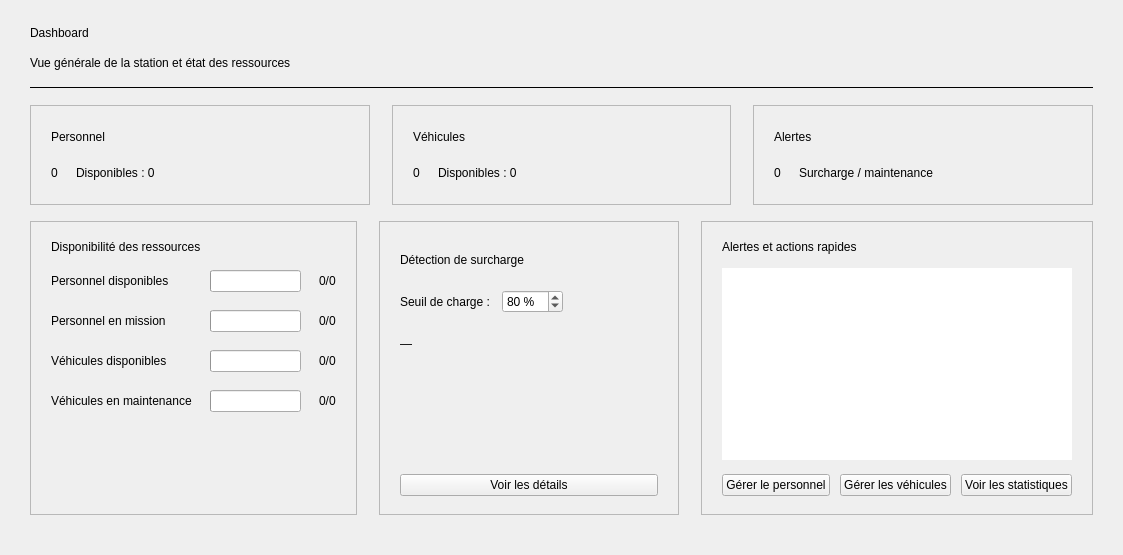
      <widget class="QWidget" name="pageDashboard">
       <layout class="QVBoxLayout" name="verticalLayoutDashboard">
        <property name="spacing">
         <number>16</number>
        </property>
        <property name="leftMargin">
         <number>30</number>
        </property>
        <property name="topMargin">
         <number>26</number>
        </property>
        <property name="rightMargin">
         <number>30</number>
        </property>
        <property name="bottomMargin">
         <number>20</number>
        </property>
        <item>
         <widget class="QLabel" name="labelDashTitle">
          <property name="text">
           <string>Dashboard</string>
          </property>
          <property name="class" stdset="0">
           <string>pageTitle</string>
          </property>
         </widget>
        </item>
        <item>
         <widget class="QLabel" name="labelDashSubtitle">
          <property name="text">
           <string>Vue générale de la station et état des ressources</string>
          </property>
          <property name="class" stdset="0">
           <string>pageSubtitle</string>
          </property>
         </widget>
        </item>
        <item>
         <widget class="QFrame" name="lineDash">
          <property name="frameShape">
           <enum>QFrame::HLine</enum>
          </property>
          <property name="frameShadow">
           <enum>QFrame::Plain</enum>
          </property>
          <property name="class" stdset="0">
           <string>separator</string>
          </property>
         </widget>
        </item>
        <item>
         <layout class="QHBoxLayout" name="horizontalLayoutCards">
          <property name="spacing">
           <number>22</number>
          </property>
          <item>
           <widget class="QFrame" name="cardPersonnel">
            <property name="class" stdset="0">
             <string>card</string>
            </property>
            <property name="frameShape">
             <enum>QFrame::StyledPanel</enum>
            </property>
            <property name="frameShadow">
             <enum>QFrame::Plain</enum>
            </property>
            <property name="minimumSize">
             <size>
              <width>0</width>
              <height>100</height>
             </size>
            </property>
            <layout class="QVBoxLayout" name="verticalLayoutcardPersonnel">
             <property name="spacing">
              <number>6</number>
             </property>
             <property name="leftMargin">
              <number>20</number>
             </property>
             <property name="topMargin">
              <number>16</number>
             </property>
             <property name="rightMargin">
              <number>20</number>
             </property>
             <property name="bottomMargin">
              <number>16</number>
             </property>
             <item>
              <widget class="QLabel" name="labelcardPersonnelTitle">
               <property name="text">
                <string>Personnel</string>
               </property>
               <property name="class" stdset="0">
                <string>cardSubtitle</string>
               </property>
              </widget>
             </item>
             <item>
              <layout class="QHBoxLayout" name="horizontalLayoutcardPersonnel">
               <property name="spacing">
                <number>18</number>
               </property>
               <item>
                <widget class="QLabel" name="labelNbPersonnel">
                 <property name="text">
                  <string>0</string>
                 </property>
                 <property name="class" stdset="0">
                  <string>bigGreen</string>
                 </property>
                </widget>
               </item>
               <item>
                <widget class="QLabel" name="labelPersonnelDispoDetail">
                 <property name="text">
                  <string>Disponibles : 0</string>
                 </property>
                 <property name="class" stdset="0">
                  <string>cardDetail</string>
                 </property>
                </widget>
               </item>
               <item>
                <spacer name="spacercardPersonnel">
                 <property name="orientation">
                  <enum>Qt::Horizontal</enum>
                 </property>
                 <property name="sizeHint" stdset="0">
                  <size>
                   <width>40</width>
                   <height>20</height>
                  </size>
                 </property>
                </spacer>
               </item>
              </layout>
             </item>
            </layout>
           </widget>
          </item>
          <item>
           <widget class="QFrame" name="cardVehicules">
            <property name="class" stdset="0">
             <string>card</string>
            </property>
            <property name="frameShape">
             <enum>QFrame::StyledPanel</enum>
            </property>
            <property name="frameShadow">
             <enum>QFrame::Plain</enum>
            </property>
            <property name="minimumSize">
             <size>
              <width>0</width>
              <height>100</height>
             </size>
            </property>
            <layout class="QVBoxLayout" name="verticalLayoutcardVehicules">
             <property name="spacing">
              <number>6</number>
             </property>
             <property name="leftMargin">
              <number>20</number>
             </property>
             <property name="topMargin">
              <number>16</number>
             </property>
             <property name="rightMargin">
              <number>20</number>
             </property>
             <property name="bottomMargin">
              <number>16</number>
             </property>
             <item>
              <widget class="QLabel" name="labelcardVehiculesTitle">
               <property name="text">
                <string>Véhicules</string>
               </property>
               <property name="class" stdset="0">
                <string>cardSubtitle</string>
               </property>
              </widget>
             </item>
             <item>
              <layout class="QHBoxLayout" name="horizontalLayoutcardVehicules">
               <property name="spacing">
                <number>18</number>
               </property>
               <item>
                <widget class="QLabel" name="labelNbVehicules">
                 <property name="text">
                  <string>0</string>
                 </property>
                 <property name="class" stdset="0">
                  <string>bigGreen</string>
                 </property>
                </widget>
               </item>
               <item>
                <widget class="QLabel" name="labelVehiculesDispoDetail">
                 <property name="text">
                  <string>Disponibles : 0</string>
                 </property>
                 <property name="class" stdset="0">
                  <string>cardDetail</string>
                 </property>
                </widget>
               </item>
               <item>
                <spacer name="spacercardVehicules">
                 <property name="orientation">
                  <enum>Qt::Horizontal</enum>
                 </property>
                 <property name="sizeHint" stdset="0">
                  <size>
                   <width>40</width>
                   <height>20</height>
                  </size>
                 </property>
                </spacer>
               </item>
              </layout>
             </item>
            </layout>
           </widget>
          </item>
          <item>
           <widget class="QFrame" name="cardAlertes">
            <property name="class" stdset="0">
             <string>card</string>
            </property>
            <property name="frameShape">
             <enum>QFrame::StyledPanel</enum>
            </property>
            <property name="frameShadow">
             <enum>QFrame::Plain</enum>
            </property>
            <property name="minimumSize">
             <size>
              <width>0</width>
              <height>100</height>
             </size>
            </property>
            <layout class="QVBoxLayout" name="verticalLayoutcardAlertes">
             <property name="spacing">
              <number>6</number>
             </property>
             <property name="leftMargin">
              <number>20</number>
             </property>
             <property name="topMargin">
              <number>16</number>
             </property>
             <property name="rightMargin">
              <number>20</number>
             </property>
             <property name="bottomMargin">
              <number>16</number>
             </property>
             <item>
              <widget class="QLabel" name="labelcardAlertesTitle">
               <property name="text">
                <string>Alertes</string>
               </property>
               <property name="class" stdset="0">
                <string>cardSubtitle</string>
               </property>
              </widget>
             </item>
             <item>
              <layout class="QHBoxLayout" name="horizontalLayoutcardAlertes">
               <property name="spacing">
                <number>18</number>
               </property>
               <item>
                <widget class="QLabel" name="labelNbAlertes">
                 <property name="text">
                  <string>0</string>
                 </property>
                 <property name="class" stdset="0">
                  <string>bigRed</string>
                 </property>
                </widget>
               </item>
               <item>
                <widget class="QLabel" name="labelAlertesDetail">
                 <property name="text">
                  <string>Surcharge / maintenance</string>
                 </property>
                 <property name="class" stdset="0">
                  <string>cardDetail</string>
                 </property>
                </widget>
               </item>
               <item>
                <spacer name="spacercardAlertes">
                 <property name="orientation">
                  <enum>Qt::Horizontal</enum>
                 </property>
                 <property name="sizeHint" stdset="0">
                  <size>
                   <width>40</width>
                   <height>20</height>
                  </size>
                 </property>
                </spacer>
               </item>
              </layout>
             </item>
            </layout>
           </widget>
          </item>
         </layout>
        </item>
        <item>
         <layout class="QHBoxLayout" name="horizontalLayoutLower" stretch="1,1">
          <property name="spacing">
           <number>22</number>
          </property>
          <item>
           <widget class="QFrame" name="frameDisponibilite">
            <property name="class" stdset="0">
             <string>card</string>
            </property>
            <property name="frameShape">
             <enum>QFrame::StyledPanel</enum>
            </property>
            <property name="frameShadow">
             <enum>QFrame::Plain</enum>
            </property>
            <layout class="QVBoxLayout" name="verticalLayoutDispo">
             <property name="spacing">
              <number>16</number>
             </property>
             <property name="leftMargin">
              <number>20</number>
             </property>
             <property name="topMargin">
              <number>18</number>
             </property>
             <property name="rightMargin">
              <number>20</number>
             </property>
             <property name="bottomMargin">
              <number>18</number>
             </property>
             <item>
              <widget class="QLabel" name="labelDispoTitle">
               <property name="text">
                <string>Disponibilité des ressources</string>
               </property>
               <property name="class" stdset="0">
                <string>cardTitle</string>
               </property>
              </widget>
             </item>
             <item>
              <layout class="QGridLayout" name="gridLayoutDispo">
               <property name="spacing">
                <number>18</number>
               </property>
               <item row="0" column="0" rowspan="1" colspan="1">
                <widget class="QLabel" name="labelDispoRow0">
                 <property name="text">
                  <string>Personnel disponibles</string>
                 </property>
                </widget>
               </item>
               <item row="0" column="1" rowspan="1" colspan="1">
                <widget class="QProgressBar" name="progressPersonnelDispo">
                 <property name="maximum">
                  <number>100</number>
                 </property>
                 <property name="value">
                  <number>0</number>
                 </property>
                 <property name="textVisible">
                  <bool>false</bool>
                 </property>
                </widget>
               </item>
               <item row="0" column="2" rowspan="1" colspan="1">
                <widget class="QLabel" name="labelPersonnelDispoCount">
                 <property name="text">
                  <string>0/0</string>
                 </property>
                 <property name="class" stdset="0">
                  <string>cardDetail</string>
                 </property>
                </widget>
               </item>
               <item row="1" column="0" rowspan="1" colspan="1">
                <widget class="QLabel" name="labelDispoRow1">
                 <property name="text">
                  <string>Personnel en mission</string>
                 </property>
                </widget>
               </item>
               <item row="1" column="1" rowspan="1" colspan="1">
                <widget class="QProgressBar" name="progressPersonnelMission">
                 <property name="maximum">
                  <number>100</number>
                 </property>
                 <property name="value">
                  <number>0</number>
                 </property>
                 <property name="textVisible">
                  <bool>false</bool>
                 </property>
                </widget>
               </item>
               <item row="1" column="2" rowspan="1" colspan="1">
                <widget class="QLabel" name="labelPersonnelMissionCount">
                 <property name="text">
                  <string>0/0</string>
                 </property>
                 <property name="class" stdset="0">
                  <string>cardDetail</string>
                 </property>
                </widget>
               </item>
               <item row="2" column="0" rowspan="1" colspan="1">
                <widget class="QLabel" name="labelDispoRow2">
                 <property name="text">
                  <string>Véhicules disponibles</string>
                 </property>
                </widget>
               </item>
               <item row="2" column="1" rowspan="1" colspan="1">
                <widget class="QProgressBar" name="progressVehiculesDispo">
                 <property name="maximum">
                  <number>100</number>
                 </property>
                 <property name="value">
                  <number>0</number>
                 </property>
                 <property name="textVisible">
                  <bool>false</bool>
                 </property>
                </widget>
               </item>
               <item row="2" column="2" rowspan="1" colspan="1">
                <widget class="QLabel" name="labelVehiculesDispoCount">
                 <property name="text">
                  <string>0/0</string>
                 </property>
                 <property name="class" stdset="0">
                  <string>cardDetail</string>
                 </property>
                </widget>
               </item>
               <item row="3" column="0" rowspan="1" colspan="1">
                <widget class="QLabel" name="labelDispoRow3">
                 <property name="text">
                  <string>Véhicules en maintenance</string>
                 </property>
                </widget>
               </item>
               <item row="3" column="1" rowspan="1" colspan="1">
                <widget class="QProgressBar" name="progressVehiculesMaint">
                 <property name="maximum">
                  <number>100</number>
                 </property>
                 <property name="value">
                  <number>0</number>
                 </property>
                 <property name="textVisible">
                  <bool>false</bool>
                 </property>
                </widget>
               </item>
               <item row="3" column="2" rowspan="1" colspan="1">
                <widget class="QLabel" name="labelVehiculesMaintCount">
                 <property name="text">
                  <string>0/0</string>
                 </property>
                 <property name="class" stdset="0">
                  <string>cardDetail</string>
                 </property>
                </widget>
               </item>
              </layout>
             </item>
             <item>
              <spacer name="spacerDispo">
               <property name="orientation">
                <enum>Qt::Vertical</enum>
               </property>
               <property name="sizeHint" stdset="0">
                <size>
                 <width>20</width>
                 <height>20</height>
                </size>
               </property>
              </spacer>
             </item>
            </layout>
           </widget>
          </item>
            <item>
             <widget class="QFrame" name="frameSurcharge">
              <property name="class" stdset="0">
               <string>card</string>
              </property>
              <property name="frameShape">
               <enum>QFrame::StyledPanel</enum>
              </property>
              <property name="frameShadow">
               <enum>QFrame::Plain</enum>
              </property>
              <property name="minimumSize">
               <size>
                <width>300</width>
                <height>0</height>
               </size>
              </property>
              <property name="maximumSize">
               <size>
                <width>340</width>
                <height>16777215</height>
               </size>
              </property>
              <layout class="QVBoxLayout" name="verticalLayoutSurcharge">
               <property name="spacing">
                <number>10</number>
               </property>
               <property name="leftMargin">
                <number>20</number>
               </property>
               <property name="topMargin">
                <number>18</number>
               </property>
               <property name="rightMargin">
                <number>20</number>
               </property>
               <property name="bottomMargin">
                <number>18</number>
               </property>
               <item>
                <widget class="QLabel" name="labelSurchargeTitle">
                 <property name="text">
                  <string>Détection de surcharge</string>
                 </property>
                 <property name="class" stdset="0">
                  <string>cardTitle</string>
                 </property>
                </widget>
               </item>
               <item>
                <layout class="QHBoxLayout" name="horizontalLayoutSeuil">
                 <property name="spacing">
                  <number>12</number>
                 </property>
                 <item>
                  <widget class="QLabel" name="labelSeuil">
                   <property name="text">
                    <string>Seuil de charge :</string>
                   </property>
                  </widget>
                 </item>
                 <item>
                  <widget class="QSpinBox" name="spinSeuil">
                   <property name="suffix">
                    <string> %</string>
                   </property>
                   <property name="minimum">
                    <number>10</number>
                   </property>
                   <property name="maximum">
                    <number>100</number>
                   </property>
                   <property name="singleStep">
                    <number>5</number>
                   </property>
                   <property name="value">
                    <number>80</number>
                   </property>
                  </widget>
                 </item>
                 <item>
                  <spacer name="spacerSeuil">
                   <property name="orientation">
                    <enum>Qt::Horizontal</enum>
                   </property>
                   <property name="sizeHint" stdset="0">
                    <size>
                     <width>40</width>
                     <height>20</height>
                    </size>
                   </property>
                  </spacer>
                 </item>
                </layout>
               </item>
               <item>
                <widget class="QLabel" name="labelSurchargeNom">
                 <property name="text">
                  <string>—</string>
                 </property>
                </widget>
               </item>
               <item>
                <widget class="QLabel" name="labelSurchargeCharge">
                 <property name="text">
                  <string/>
                 </property>
                 <property name="class" stdset="0">
                  <string>textDanger</string>
                 </property>
                </widget>
               </item>
               <item>
                <widget class="QLabel" name="labelSurchargeEtat">
                 <property name="text">
                  <string/>
                 </property>
                 <property name="class" stdset="0">
                  <string>textDangerBold</string>
                 </property>
                </widget>
               </item>
               <item>
                <widget class="QPushButton" name="btnDetailsSurcharge">
                 <property name="text">
                  <string>Voir les détails</string>
                 </property>
                 <property name="class" stdset="0">
                  <string>btnDanger</string>
                 </property>
                 <property name="cursor">
                  <cursorShape>PointingHandCursor</cursorShape>
                 </property>
                </widget>
               </item>
              </layout>
             </widget>
            </item>
          <item>
           <widget class="QFrame" name="frameAlertes">
            <property name="class" stdset="0">
             <string>card</string>
            </property>
            <property name="frameShape">
             <enum>QFrame::StyledPanel</enum>
            </property>
            <property name="frameShadow">
             <enum>QFrame::Plain</enum>
            </property>
            <layout class="QVBoxLayout" name="verticalLayoutAlertes">
             <property name="spacing">
              <number>14</number>
             </property>
             <property name="leftMargin">
              <number>20</number>
             </property>
             <property name="topMargin">
              <number>18</number>
             </property>
             <property name="rightMargin">
              <number>20</number>
             </property>
             <property name="bottomMargin">
              <number>18</number>
             </property>
             <item>
              <widget class="QLabel" name="labelAlertesTitle">
               <property name="text">
                <string>Alertes et actions rapides</string>
               </property>
               <property name="class" stdset="0">
                <string>cardTitle</string>
               </property>
              </widget>
             </item>
             <item>
              <widget class="QListWidget" name="listAlertes">
               <property name="frameShape">
                <enum>QFrame::NoFrame</enum>
               </property>
               <property name="selectionMode">
                <enum>QAbstractItemView::NoSelection</enum>
               </property>
               <property name="focusPolicy">
                <enum>Qt::NoFocus</enum>
               </property>
              </widget>
             </item>
             <item>
              <layout class="QHBoxLayout" name="horizontalLayoutQuick">
               <property name="spacing">
                <number>10</number>
               </property>
               <item>
                <widget class="QPushButton" name="btnGererPersonnel">
                 <property name="text">
                  <string>Gérer le personnel</string>
                 </property>
                 <property name="class" stdset="0">
                  <string>btnPrimary</string>
                 </property>
                 <property name="cursor">
                  <cursorShape>PointingHandCursor</cursorShape>
                 </property>
                </widget>
               </item>
               <item>
                <widget class="QPushButton" name="btnGererVehicules">
                 <property name="text">
                  <string>Gérer les véhicules</string>
                 </property>
                 <property name="class" stdset="0">
                  <string>btnPrimary</string>
                 </property>
                 <property name="cursor">
                  <cursorShape>PointingHandCursor</cursorShape>
                 </property>
                </widget>
               </item>
               <item>
                <widget class="QPushButton" name="btnVoirStats">
                 <property name="text">
                  <string>Voir les statistiques</string>
                 </property>
                 <property name="class" stdset="0">
                  <string>btnSecondary</string>
                 </property>
                 <property name="cursor">
                  <cursorShape>PointingHandCursor</cursorShape>
                 </property>
                </widget>
               </item>
              </layout>
             </item>
            </layout>
           </widget>
          </item>
         </layout>
        </item>
        <item>
         <spacer name="spacerDash">
          <property name="orientation">
           <enum>Qt::Vertical</enum>
          </property>
          <property name="sizeHint" stdset="0">
           <size>
            <width>20</width>
            <height>20</height>
           </size>
          </property>
         </spacer>
        </item>
       </layout>
      </widget>
